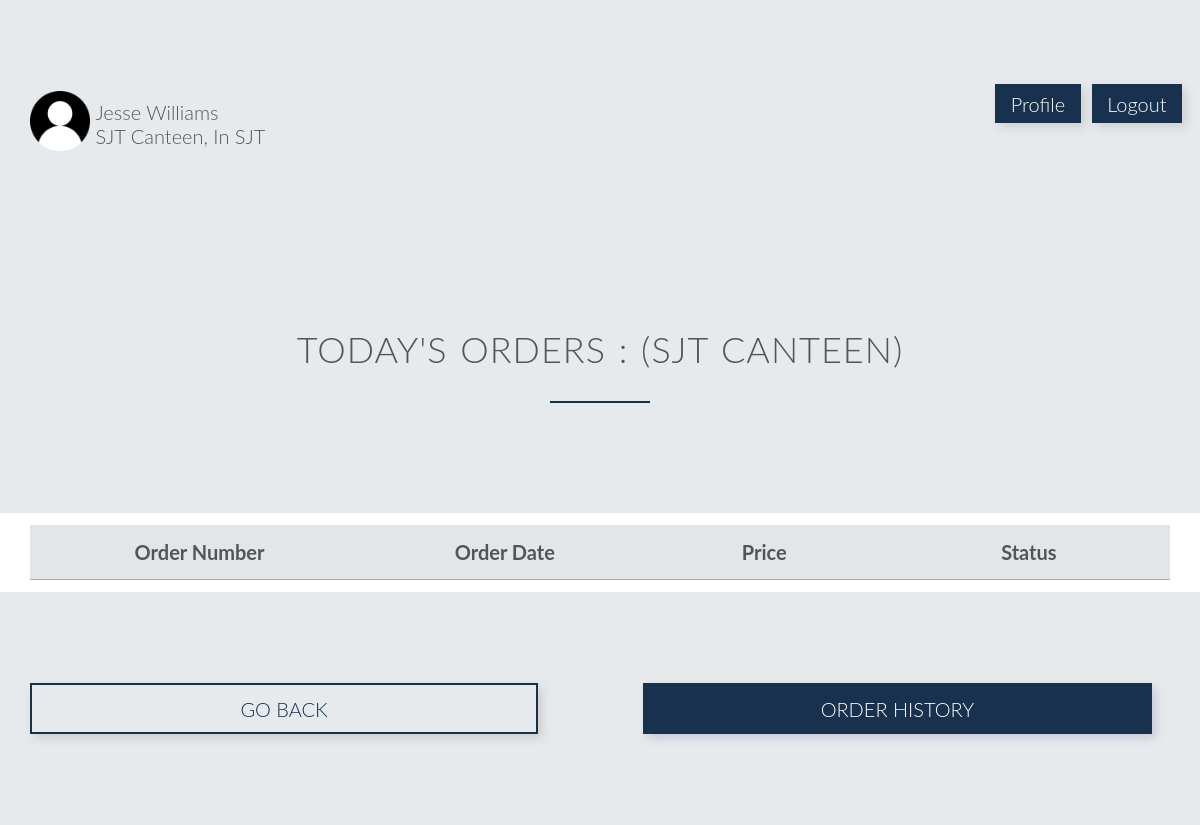
The page /emordstat.php (signed in) on the database its author committed.
### tables this page shows
CREATE TABLE `employee` (
  `eid` int(11) NOT NULL,
  `name` varchar(25) DEFAULT NULL,
  `join_date` date DEFAULT NULL,
  `streetname` varchar(15) DEFAULT NULL,
  `city` varchar(10) DEFAULT NULL,
  `phone` decimal(30,0) DEFAULT NULL,
  `cid` int(11) DEFAULT NULL
);

CREATE TABLE `canteen` (
  `cid` int(11) NOT NULL,
  `name` varchar(25) DEFAULT NULL,
  `location` varchar(10) DEFAULT NULL
);

### emordstat.php (the view, shortened to what this page needs)
<!DOCTYPE html>
<?php
    include('sessionemp.php');
    $uname = $_SESSION['login_user'];
    $sql = "SELECT * from employee where eid='$uname'";
    $result = mysqli_query($db,$sql);
    $row = mysqli_fetch_array($result,MYSQLI_ASSOC);
    $cid = $row['cid'];
    $s = "SELECT * from canteen where cid='$cid'";
    $res = mysqli_query($db,$s);
    $cant = mysqli_fetch_array($res,MYSQLI_ASSOC);
?>
<html>
    <head>
        <link rel="stylesheet" type="text/css" href="css/stordstatc.css">
        <link rel="stylesheet" type="text/css" href="css/grid.css">
    </head>
    <body>
        <section class="section-plans">
            <div class="row">
                <div class="col span-10-of-12">
                    <img src="images/person.png" style="border-radius: 20%; width: 5vw;">
                    <div style="display: inline-block; vertical-align: super"><?php echo $row['name']?><br>
                        <?php
                            $nm=$cant['name'];
                            $loc=$cant['location'];
                            echo "$nm, $loc";
                        ?></div>
                </div>
                <div class="col span-1-of-12"><a style="text-decoration: none; background-color: #18314f; padding: 10% 20%; color: white; vertical-align: text-bottom; margin-top: 20%; margin-bottom: 20%; box-shadow: 4px 4px 10px rgba(72, 39, 10, 0.15)" href="empprof.php">Profile</a></div>
                <div class="col span-1-of-12"><a style="text-decoration: none; background-color: #18314f; padding: 10% 20%; color: white; vertical-align: text-bottom; margin-top: 20%; margin-bottom: 20%; box-shadow: 4px 4px 10px rgba(72, 39, 10, 0.15)" href="index.php">Logout</a></div>
            </div>
        </section>
        <section class="section-plans">
			<div class="row">
				<h2>Today's Orders : (<?php echo $nm; ?>)</h2>
			</div>
		</section>
        <section class="section-cant">
            <div class="row">
                <table>
                    <tr>
                        <td width=15 style="text-align: center;"><strong>Order Number</strong></td>
                        <td width=15 style="text-align: center;"><strong>Order Date</strong></td>
                        <td width=15 style="text-align: center;"><strong>Price</strong></td>
                        <td width=15 style="text-align: center;"><strong>Status</strong></td>
                    </tr>
                </table>
            </div>
        </section>
        <section class="section-plans">
            <div class="row">
                <a style="text-decoration: none; color:#18314f;" href="emphome.php">
                    <div class="col span-5-of-11" style="box-shadow: 4px 4px 10px rgba(72, 39, 10, 0.15); text-align: center; padding: 1%;border: 2px solid #18314f;">
                        GO BACK
                    </div>
                </a>
                <div class="col">&nbsp;&nbsp;&nbsp;&nbsp;&nbsp;&nbsp;&nbsp;&nbsp;&nbsp;&nbsp;&nbsp;&nbsp;&nbsp;&nbsp;&nbsp;&nbsp;</div>
                <a style="text-decoration: none; color: white;" href="emordview.php">
                    <div class="col span-5-of-11" style="box-shadow: 4px 4px 10px rgba(12, 10, 72, 0.15); text-align: center; padding: 1%;border: 2px solid #18314f;background-color: #18314f;">
                        ORDER HISTORY
                    </div>
                </a>
            </div>
        </section>
   </body>
</html>

### css/stordstatc.css (style rules this page uses)
* { margin:0; padding: 0; -webkit-box-sizing: border-box; box-sizing: border-box; }
html, body { background-color: #fff; color: #555; font-family: 'Lato','Arial', sans-serif; font-weight: 300; font-size: 20px; text-rendering: optimizeLegibility; overflow-x: hidden; }
.row { max-width: 1140px; margin: 0 auto; }
section { padding: 80px 0px; }
h1, h2, h3 { font-weight: 300; text-transform: uppercase; }
h2 { font-size: 180%; word-spacing: 2px; text-align: center; margin-bottom: 30px; letter-spacing: 1px; }
h2:after { display: block; height: 2px; background-color: #18314f; content: " "; width: 100px; margin: 0 auto; margin-top: 30px; }
table { border:none; width: 100%; border-collapse: collapse; }
th, td { padding: 15px; text-align: left; vertical-align: middle; border: none; border-bottom: 1px solid #aaaaaa; }
tr { background-color: rgba(24, 49, 79, 0.12); }
.section-cant { padding: 1%; }
.section-plans { background-color: rgba(24, 49, 79, 0.1); }

### css/grid.css (style rules this page uses)
.row { zoom: 1; }
.row:before, .row:after { content:""; display:table; }
.row:after { clear:both; }
.col { display: block; float:left; margin: 1% 0 1% 1.6%; }
.col:first-child { margin-left: 0; }
.span-5-of-11 { width: 44.58%; }
.span-10-of-12 { width: 83.06%; }
.span-1-of-12 { width: 6.86%; }

### rows shown on the page
employee: name "Jesse Williams"
canteen: name "SJT Canteen", location "In SJT", name "SJT CANTEEN"
